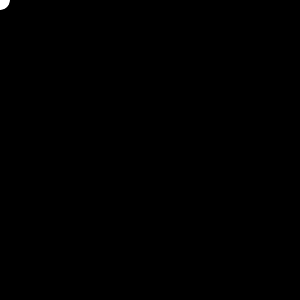
Frame 1 (no input)
Frame 60 (the mouse pressed at the canvas centre just before this capture): identical to frame 1, image omitted
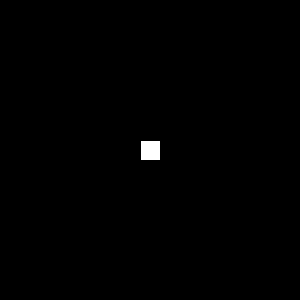
Frame 120 (the mouse held since frame 60 and released just before this capture)

The Processing sketch that drew these frames (run headless with seeded random() and noise(); from frame 60 on, the mouse is pressed at the canvas centre):

// Processing sketch: if_else_statements
// ── if_else_statements.pde
/* By Jane Friedhoff, D+T2013.*/

/* Logic - If-else statements
  If-statements take care of more simple logical stuff: like, if it's a 
  business day, I'll wear a suit. But sometimes you want to perform a 
  different action if the outcome of the logical test is different. 
  That's when you can use if-else statements.
  
  Real-life example: if it's a business day, I'll wear a suit; else, I'll
  wear a tutu.
*/

void setup() { // setting up our sketch
  size(300, 300); // making the sketch 300px by 300px
  rectMode(CENTER); // don't worry about this yet; just a way of drawing rects
}

void draw() {
 background(0); // remember, Processing works on a frame system. If we didn't
                // paint a new background every frame, each frame would be
                // drawn on top of the old one. Uncomment it to see.
               
 if (mouseX < 150) { // if the x-pos of the mouse is before the midway point
    ellipse(mouseX, mouseY, 20, 20); // draw a circle where the mouse is
 } else { // otherwise
    rect(mouseX, mouseY, 20, 20); // draws a square where the mouse is
 }
  
}
